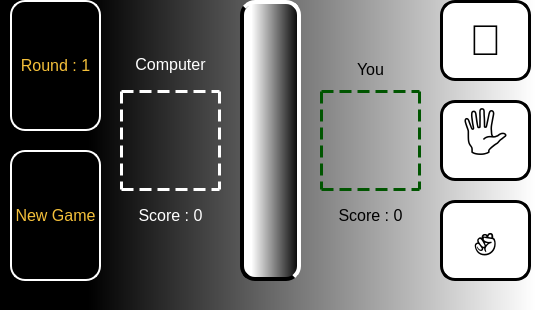
<?xml version="1.0" encoding="UTF-8"?>
<ui version="4.0">
 <class>MainWindow</class>
 <widget class="QMainWindow" name="MainWindow">
  <property name="geometry">
   <rect>
    <x>0</x>
    <y>0</y>
    <width>535</width>
    <height>310</height>
   </rect>
  </property>
  <property name="windowTitle">
   <string>RockPaperScissors</string>
  </property>
  <property name="styleSheet">
   <string notr="true">background-color: qlineargradient(spread:pad, x1:0, y1:0, x2:1, y2:0, stop:0.164773 rgba(0, 0, 0, 255), stop:1 rgba(255, 255, 255, 255));</string>
  </property>
  <widget class="QWidget" name="centralwidget">
   <widget class="QPushButton" name="scissors">
    <property name="geometry">
     <rect>
      <x>440</x>
      <y>0</y>
      <width>91</width>
      <height>81</height>
     </rect>
    </property>
    <property name="font">
     <font>
      <pointsize>32</pointsize>
     </font>
    </property>
    <property name="styleSheet">
     <string notr="true">background-color:white;
border-style: outset;
border-width:3px;
border-radius: 15px;
border-color: black;
color: black;</string>
    </property>
    <property name="text">
     <string>🤞</string>
    </property>
   </widget>
   <widget class="QPushButton" name="paper">
    <property name="geometry">
     <rect>
      <x>440</x>
      <y>100</y>
      <width>91</width>
      <height>81</height>
     </rect>
    </property>
    <property name="font">
     <font>
      <pointsize>32</pointsize>
     </font>
    </property>
    <property name="styleSheet">
     <string notr="true">background-color:white;
border-style: outset;
border-width:3px;
border-radius: 15px;
border-color: black;
color: black;</string>
    </property>
    <property name="text">
     <string>🖐</string>
    </property>
   </widget>
   <widget class="QPushButton" name="rock">
    <property name="geometry">
     <rect>
      <x>440</x>
      <y>200</y>
      <width>91</width>
      <height>81</height>
     </rect>
    </property>
    <property name="font">
     <font>
      <pointsize>32</pointsize>
     </font>
    </property>
    <property name="styleSheet">
     <string notr="true">background-color:white;
border-style: outset;
border-width:3px;
border-radius: 15px;
border-color: black;
color: black;</string>
    </property>
    <property name="text">
     <string>✊</string>
    </property>
   </widget>
   <widget class="QPushButton" name="newgame">
    <property name="geometry">
     <rect>
      <x>10</x>
      <y>150</y>
      <width>91</width>
      <height>131</height>
     </rect>
    </property>
    <property name="font">
     <font>
      <pointsize>12</pointsize>
     </font>
    </property>
    <property name="styleSheet">
     <string notr="true">background-color: rgb(0, 0, 0);
border-style: outset;
border-width:2px;
border-radius:15px;
border-color: white;
color: rgb(255, 255, 255);
color: rgb(244, 192, 58);</string>
    </property>
    <property name="text">
     <string>New Game</string>
    </property>
   </widget>
   <widget class="QPushButton" name="round">
    <property name="geometry">
     <rect>
      <x>10</x>
      <y>0</y>
      <width>91</width>
      <height>131</height>
     </rect>
    </property>
    <property name="font">
     <font>
      <pointsize>12</pointsize>
     </font>
    </property>
    <property name="styleSheet">
     <string notr="true">background-color: rgb(0, 0, 0);
border-style: outset;
border-width:2px;
border-radius:15px;
border-color: white;
color: rgb(255, 255, 255);
color: rgb(244, 192, 58);</string>
    </property>
    <property name="text">
     <string>Round : 1</string>
    </property>
   </widget>
   <widget class="QPushButton" name="player">
    <property name="geometry">
     <rect>
      <x>320</x>
      <y>90</y>
      <width>101</width>
      <height>101</height>
     </rect>
    </property>
    <property name="styleSheet">
     <string notr="true">border-color: rgb(0, 85, 0);
border-width: 3px;
border-style : dashed;
background-color: None;</string>
    </property>
    <property name="text">
     <string/>
    </property>
   </widget>
   <widget class="QPushButton" name="computer">
    <property name="geometry">
     <rect>
      <x>120</x>
      <y>90</y>
      <width>101</width>
      <height>101</height>
     </rect>
    </property>
    <property name="styleSheet">
     <string notr="true">border-color: white;
border-width: 3px;
border-style : dashed;
background-color: None;</string>
    </property>
    <property name="text">
     <string/>
    </property>
   </widget>
   <widget class="QLabel" name="label_2">
    <property name="geometry">
     <rect>
      <x>120</x>
      <y>49</y>
      <width>101</width>
      <height>31</height>
     </rect>
    </property>
    <property name="styleSheet">
     <string notr="true">background-color: None;</string>
    </property>
    <property name="text">
     <string>&lt;html&gt;&lt;head/&gt;&lt;body&gt;&lt;p align=&quot;center&quot;&gt;&lt;span style=&quot; font-size:12pt; color:#ffffff;&quot;&gt;Computer&lt;/span&gt;&lt;/p&gt;&lt;/body&gt;&lt;/html&gt;</string>
    </property>
   </widget>
   <widget class="QLabel" name="copmputer_score">
    <property name="geometry">
     <rect>
      <x>120</x>
      <y>200</y>
      <width>101</width>
      <height>31</height>
     </rect>
    </property>
    <property name="styleSheet">
     <string notr="true">background-color: None;</string>
    </property>
    <property name="text">
     <string>&lt;html&gt;&lt;head/&gt;&lt;body&gt;&lt;p align=&quot;center&quot;&gt;&lt;span style=&quot; font-size:12pt; color:#ffffff;&quot;&gt;Score : 0&lt;/span&gt;&lt;/p&gt;&lt;/body&gt;&lt;/html&gt;</string>
    </property>
   </widget>
   <widget class="QLabel" name="label_4">
    <property name="geometry">
     <rect>
      <x>320</x>
      <y>59</y>
      <width>101</width>
      <height>21</height>
     </rect>
    </property>
    <property name="styleSheet">
     <string notr="true">background-color: None;</string>
    </property>
    <property name="text">
     <string>&lt;html&gt;&lt;head/&gt;&lt;body&gt;&lt;p align=&quot;center&quot;&gt;&lt;span style=&quot; font-size:12pt;&quot;&gt;You&lt;/span&gt;&lt;/p&gt;&lt;/body&gt;&lt;/html&gt;</string>
    </property>
   </widget>
   <widget class="QLabel" name="player_score">
    <property name="geometry">
     <rect>
      <x>320</x>
      <y>200</y>
      <width>101</width>
      <height>31</height>
     </rect>
    </property>
    <property name="styleSheet">
     <string notr="true">background-color: None;</string>
    </property>
    <property name="text">
     <string>&lt;html&gt;&lt;head/&gt;&lt;body&gt;&lt;p align=&quot;center&quot;&gt;&lt;span style=&quot; font-size:12pt;&quot;&gt;Score : 0&lt;/span&gt;&lt;/p&gt;&lt;/body&gt;&lt;/html&gt;</string>
    </property>
   </widget>
   <widget class="QLabel" name="result">
    <property name="geometry">
     <rect>
      <x>240</x>
      <y>0</y>
      <width>61</width>
      <height>281</height>
     </rect>
    </property>
    <property name="font">
     <font>
      <pointsize>32</pointsize>
     </font>
    </property>
    <property name="styleSheet">
     <string notr="true">border-style: outset;
background-color: qlineargradient(spread:pad, x1:0, y1:0, x2:1, y2:0, stop:0.164773 rgba(255, 255, 255, 255), stop:1 rgba(0, 0, 0, 255));
border-width:4px;
border-radius:15px;
border-top-color:rgb(255, 255, 255);
border-right-color: rgb(255, 255, 255);
border-bottom-color: rgb(0, 0, 0);
border-left-color:  rgb(0, 0, 0);
color: rgb(244, 192, 58);
</string>
    </property>
    <property name="text">
     <string/>
    </property>
   </widget>
  </widget>
  <widget class="QMenuBar" name="menubar">
   <property name="geometry">
    <rect>
     <x>0</x>
     <y>0</y>
     <width>535</width>
     <height>22</height>
    </rect>
   </property>
  </widget>
 </widget>
 <resources/>
 <connections/>
</ui>
